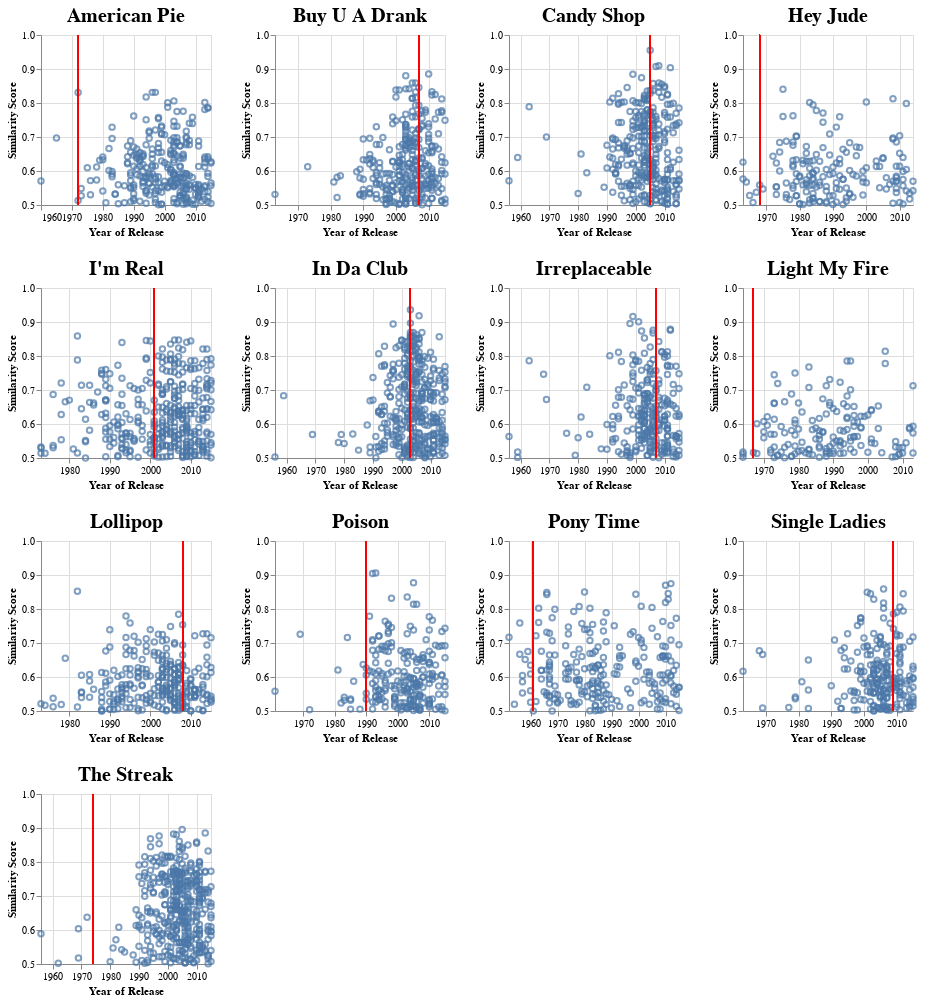

Notebook source saved alongside this figure:
### Code cell
#| include: true
dots = alt.Chart(all_influenced).mark_point().encode(
    x = alt.X('year:T',scale=alt.Scale(zero=False),axis=alt.Axis(title='Year of Release')),
    y= alt.X(f'similarity',scale=alt.Scale(zero=False, domain=[0.5,1]),axis=alt.Axis(title='Similarity Score')),
#     facet=alt.Facet('Influencer:N'),
    tooltip = alt.Tooltip(['title','artist','position'])
).properties(
    width=170,
    height=170
)
release = alt.Chart(all_influenced).mark_rule(color='red').encode(
    x = alt.X('Year Inspired:T',axis=alt.Axis(title='Year of Release'))
).properties(
    width=170,
    height=170
)

infl_plots = dots+release

alt.ConcatChart(
    concat=[
      infl_plots.transform_filter(alt.datum.Influencer == value).properties(title=f'{value}')
      for value in sorted(all_influenced.Influencer.unique())
    ],
    columns=4
).configure_title(
    fontSize=20,
    anchor='middle',
    align='left'
# ).resolve_axis(
#     x='independent',
#     y='independent'
# ).resolve_scale(
#     x='independent', 
#     y='independent'
)

### Figure 1 — Vega-Lite specification as saved in the notebook (floating-point values rounded to 4 significant figures; data arrays with more than 128 entries replaced by an {"elided": "..."} marker saying what was removed)
{"config": {"view": {"continuousWidth": 400, "continuousHeight": 300}, "title": {"align": "left", "anchor": "middle", "fontSize": 20}}, "concat": [{"layer": [{"mark": "point", "encoding": {"tooltip": [{"type": "nominal", "field": "title"}, {"type": "nominal", "field": "artist"}, {"type": "quantitative", "field": "position"}], "x": {"type": "temporal", "axis": {"title": "Year of Release"}, "field": "year", "scale": {"zero": false}}, "y": {"type": "quantitative", "axis": {"title": "Similarity Score"}, "field": "similarity", "scale": {"domain": [0.5, 1], "zero": false}}}, "height": 170, "width": 170}, {"mark": {"type": "rule", "color": "red"}, "encoding": {"x": {"type": "temporal", "axis": {"title": "Year of Release"}, "field": "Year Inspired"}}, "height": 170, "width": 170}], "title": "American Pie", "transform": [{"filter": "(datum.Influencer === 'American Pie')"}]}, {"layer": [{"mark": "point", "encoding": {"tooltip": [{"type": "nominal", "field": "title"}, {"type": "nominal", "field": "artist"}, {"type": "quantitative", "field": "position"}], "x": {"type": "temporal", "axis": {"title": "Year of Release"}, "field": "year", "scale": {"zero": false}}, "y": {"type": "quantitative", "axis": {"title": "Similarity Score"}, "field": "similarity", "scale": {"domain": [0.5, 1], "zero": false}}}, "height": 170, "width": 170}, {"mark": {"type": "rule", "color": "red"}, "encoding": {"x": {"type": "temporal", "axis": {"title": "Year of Release"}, "field": "Year Inspired"}}, "height": 170, "width": 170}], "title": "Buy U A Drank", "transform": [{"filter": "(datum.Influencer === 'Buy U A Drank')"}]}, {"layer": [{"mark": "point", "encoding": {"tooltip": [{"type": "nominal", "field": "title"}, {"type": "nominal", "field": "artist"}, {"type": "quantitative", "field": "position"}], "x": {"type": "temporal", "axis": {"title": "Year of Release"}, "field": "year", "scale": {"zero": false}}, "y": {"type": "quantitative", "axis": {"title": "Similarity Score"}, "field": "similarity", "scale": {"domain": [0.5, 1], "zero": false}}}, "height": 170, "width": 170}, {"mark": {"type": "rule", "color": "red"}, "encoding": {"x": {"type": "temporal", "axis": {"title": "Year of Release"}, "field": "Year Inspired"}}, "height": 170, "width": 170}], "title": "Candy Shop", "transform": [{"filter": "(datum.Influencer === 'Candy Shop')"}]}, {"layer": [{"mark": "point", "encoding": {"tooltip": [{"type": "nominal", "field": "title"}, {"type": "nominal", "field": "artist"}, {"type": "quantitative", "field": "position"}], "x": {"type": "temporal", "axis": {"title": "Year of Release"}, "field": "year", "scale": {"zero": false}}, "y": {"type": "quantitative", "axis": {"title": "Similarity Score"}, "field": "similarity", "scale": {"domain": [0.5, 1], "zero": false}}}, "height": 170, "width": 170}, {"mark": {"type": "rule", "color": "red"}, "encoding": {"x": {"type": "temporal", "axis": {"title": "Year of Release"}, "field": "Year Inspired"}}, "height": 170, "width": 170}], "title": "Hey Jude", "transform": [{"filter": "(datum.Influencer === 'Hey Jude')"}]}, {"layer": [{"mark": "point", "encoding": {"tooltip": [{"type": "nominal", "field": "title"}, {"type": "nominal", "field": "artist"}, {"type": "quantitative", "field": "position"}], "x": {"type": "temporal", "axis": {"title": "Year of Release"}, "field": "year", "scale": {"zero": false}}, "y": {"type": "quantitative", "axis": {"title": "Similarity Score"}, "field": "similarity", "scale": {"domain": [0.5, 1], "zero": false}}}, "height": 170, "width": 170}, {"mark": {"type": "rule", "color": "red"}, "encoding": {"x": {"type": "temporal", "axis": {"title": "Year of Release"}, "field": "Year Inspired"}}, "height": 170, "width": 170}], "title": "I'm Real", "transform": [{"filter": "(datum.Influencer === \"I'm Real\")"}]}, {"layer": [{"mark": "point", "encoding": {"tooltip": [{"type": "nominal", "field": "title"}, {"type": "nominal", "field": "artist"}, {"type": "quantitative", "field": "position"}], "x": {"type": "temporal", "axis": {"title": "Year of Release"}, "field": "year", "scale": {"zero": false}}, "y": {"type": "quantitative", "axis": {"title": "Similarity Score"}, "field": "similarity", "scale": {"domain": [0.5, 1], "zero": false}}}, "height": 170, "width": 170}, {"mark": {"type": "rule", "color": "red"}, "encoding": {"x": {"type": "temporal", "axis": {"title": "Year of Release"}, "field": "Year Inspired"}}, "height": 170, "width": 170}], "title": "In Da Club", "transform": [{"filter": "(datum.Influencer === 'In Da Club')"}]}, {"layer": [{"mark": "point", "encoding": {"tooltip": [{"type": "nominal", "field": "title"}, {"type": "nominal", "field": "artist"}, {"type": "quantitative", "field": "position"}], "x": {"type": "temporal", "axis": {"title": "Year of Release"}, "field": "year", "scale": {"zero": false}}, "y": {"type": "quantitative", "axis": {"title": "Similarity Score"}, "field": "similarity", "scale": {"domain": [0.5, 1], "zero": false}}}, "height": 170, "width": 170}, {"mark": {"type": "rule", "color": "red"}, "encoding": {"x": {"type": "temporal", "axis": {"title": "Year of Release"}, "field": "Year Inspired"}}, "height": 170, "width": 170}], "title": "Irreplaceable", "transform": [{"filter": "(datum.Influencer === 'Irreplaceable')"}]}, {"layer": [{"mark": "point", "encoding": {"tooltip": [{"type": "nominal", "field": "title"}, {"type": "nominal", "field": "artist"}, {"type": "quantitative", "field": "position"}], "x": {"type": "temporal", "axis": {"title": "Year of Release"}, "field": "year", "scale": {"zero": false}}, "y": {"type": "quantitative", "axis": {"title": "Similarity Score"}, "field": "similarity", "scale": {"domain": [0.5, 1], "zero": false}}}, "height": 170, "width": 170}, {"mark": {"type": "rule", "color": "red"}, "encoding": {"x": {"type": "temporal", "axis": {"title": "Year of Release"}, "field": "Year Inspired"}}, "height": 170, "width": 170}], "title": "Light My Fire", "transform": [{"filter": "(datum.Influencer === 'Light My Fire')"}]}, {"layer": [{"mark": "point", "encoding": {"tooltip": [{"type": "nominal", "field": "title"}, {"type": "nominal", "field": "artist"}, {"type": "quantitative", "field": "position"}], "x": {"type": "temporal", "axis": {"title": "Year of Release"}, "field": "year", "scale": {"zero": false}}, "y": {"type": "quantitative", "axis": {"title": "Similarity Score"}, "field": "similarity", "scale": {"domain": [0.5, 1], "zero": false}}}, "height": 170, "width": 170}, {"mark": {"type": "rule", "color": "red"}, "encoding": {"x": {"type": "temporal", "axis": {"title": "Year of Release"}, "field": "Year Inspired"}}, "height": 170, "width": 170}], "title": "Lollipop", "transform": [{"filter": "(datum.Influencer === 'Lollipop')"}]}, {"layer": [{"mark": "point", "encoding": {"tooltip": [{"type": "nominal", "field": "title"}, {"type": "nominal", "field": "artist"}, {"type": "quantitative", "field": "position"}], "x": {"type": "temporal", "axis": {"title": "Year of Release"}, "field": "year", "scale": {"zero": false}}, "y": {"type": "quantitative", "axis": {"title": "Similarity Score"}, "field": "similarity", "scale": {"domain": [0.5, 1], "zero": false}}}, "height": 170, "width": 170}, {"mark": {"type": "rule", "color": "red"}, "encoding": {"x": {"type": "temporal", "axis": {"title": "Year of Release"}, "field": "Year Inspired"}}, "height": 170, "width": 170}], "title": "Poison", "transform": [{"filter": "(datum.Influencer === 'Poison')"}]}, {"layer": [{"mark": "point", "encoding": {"tooltip": [{"type": "nominal", "field": "title"}, {"type": "nominal", "field": "artist"}, {"type": "quantitative", "field": "position"}], "x": {"type": "temporal", "axis": {"title": "Year of Release"}, "field": "year", "scale": {"zero": false}}, "y": {"type": "quantitative", "axis": {"title": "Similarity Score"}, "field": "similarity", "scale": {"domain": [0.5, 1], "zero": false}}}, "height": 170, "width": 170}, {"mark": {"type": "rule", "color": "red"}, "encoding": {"x": {"type": "temporal", "axis": {"title": "Year of Release"}, "field": "Year Inspired"}}, "height": 170, "width": 170}], "title": "Pony Time", "transform": [{"filter": "(datum.Influencer === 'Pony Time')"}]}, {"layer": [{"mark": "point", "encoding": {"tooltip": [{"type": "nominal", "field": "title"}, {"type": "nominal", "field": "artist"}, {"type": "quantitative", "field": "position"}], "x": {"type": "temporal", "axis": {"title": "Year of Release"}, "field": "year", "scale": {"zero": false}}, "y": {"type": "quantitative", "axis": {"title": "Similarity Score"}, "field": "similarity", "scale": {"domain": [0.5, 1], "zero": false}}}, "height": 170, "width": 170}, {"mark": {"type": "rule", "color": "red"}, "encoding": {"x": {"type": "temporal", "axis": {"title": "Year of Release"}, "field": "Year Inspired"}}, "height": 170, "width": 170}], "title": "Single Ladies", "transform": [{"filter": "(datum.Influencer === 'Single Ladies')"}]}, {"layer": [{"mark": "point", "encoding": {"tooltip": [{"type": "nominal", "field": "title"}, {"type": "nominal", "field": "artist"}, {"type": "quantitative", "field": "position"}], "x": {"type": "temporal", "axis": {"title": "Year of Release"}, "field": "year", "scale": {"zero": false}}, "y": {"type": "quantitative", "axis": {"title": "Similarity Score"}, "field": "similarity", "scale": {"domain": [0.5, 1], "zero": false}}}, "height": 170, "width": 170}, {"mark": {"type": "rule", "color": "red"}, "encoding": {"x": {"type": "temporal", "axis": {"title": "Year of Release"}, "field": "Year Inspired"}}, "height": 170, "width": 170}], "title": "The Streak", "transform": [{"filter": "(datum.Influencer === 'The Streak')"}]}], "columns": 4, "data": {"name": "data-ef198418fe8972d8bdce7dd73899962a"}, "$schema": "https://vega.github.io/schema/vega-lite/v4.8.1.json", "datasets": {"data-ef198418fe8972d8bdce7dd73899962a": {"elided": "3538 records"}}}
